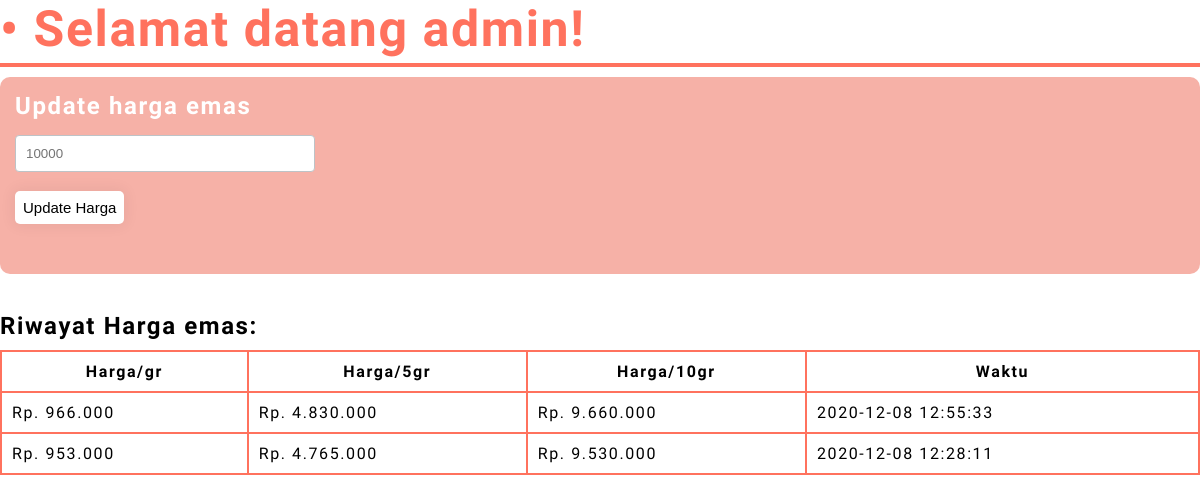
The app's page /page/beranda-admin.php, older data.
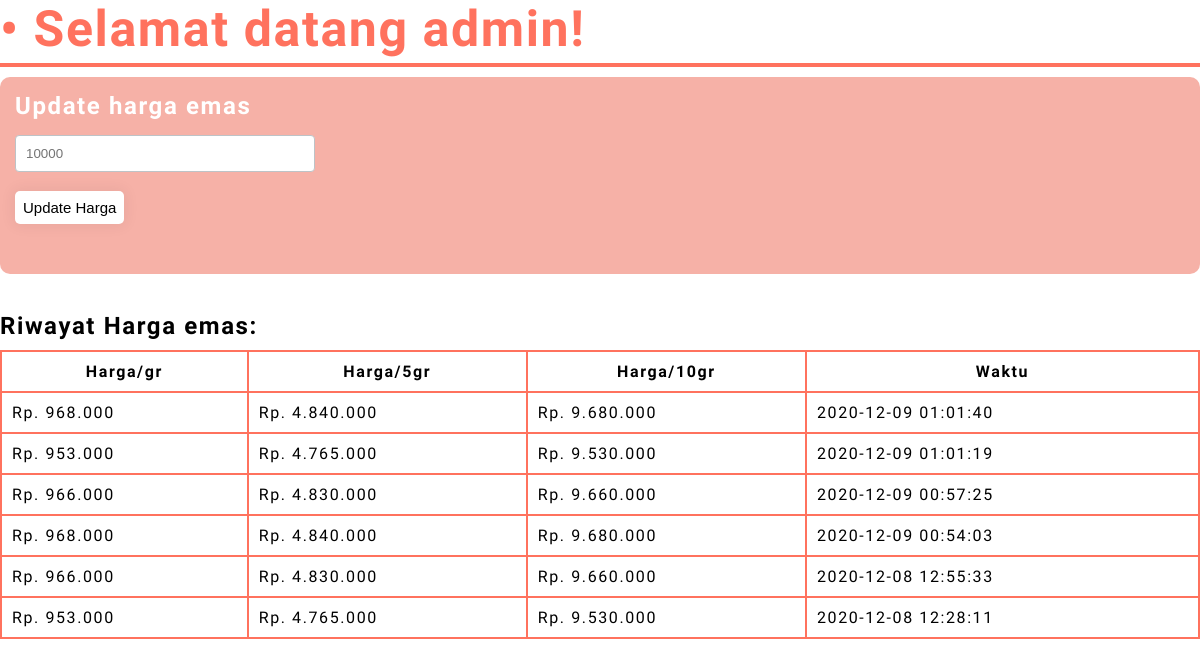
The same page, newer data.
### tables this page shows
CREATE TABLE `riwayat_harga` (
  `id` int(11) NOT NULL,
  `harga` int(255) NOT NULL,
  `waktu` timestamp NOT NULL DEFAULT CURRENT_TIMESTAMP ON UPDATE CURRENT_TIMESTAMP
);

### page/beranda-admin.php (the view, shortened to what this page needs)
<?php
include '../lib/koneksi.php';
?>
<link href="../css/page.css" rel="stylesheet"/>
<h1 class="page-title">• Selamat datang admin!</h1>
<div class="widget">
<h2>Update harga emas</h2>
<form action="" method="POST">
<input type="number" id="emas" name="harga-emas" min="10000" class="input-text" placeholder="10000"/><br/><br/>
<input type="submit" id="emas" value="Update Harga" name="update" min="10000" class="btn" style="background:white;color:black;" placeholder="10000"/><br/><br/>
</form>
</div><br/>
<h2>Riwayat Harga emas:</h2>
<table>
	<tr>
		<th>Harga/gr</th>
		<th>Harga/5gr</th>
		<th>Harga/10gr</th>
		<th>Waktu</th>
	<?php
	$q = $con->query("SELECT * FROM riwayat_harga order by waktu desc");
	while ($rows = $q->fetch_assoc()){
		echo "<tr>";
		echo "<td>Rp. ".number_format($rows['harga'], 0, '.', '.')."</td>";
		echo "<td>Rp. ".number_format($rows['harga']*5, 0, '.', '.')."</td>";
		echo "<td>Rp. ".number_format($rows['harga']*10, 0, '.', '.')."</td>";
		echo "<td>".$rows['waktu']."</td>";
		echo "</tr>";
	}
	?>
</table>

Row changes from the older to the newer data that the page shows:
added riwayat_harga: harga "968.000", $rows['harga']*5 "4.840.000", $rows['harga']*10 "9.680.000", waktu "2020-12-09 01:01:40"
added riwayat_harga: harga "953.000", $rows['harga']*5 "4.765.000", $rows['harga']*10 "9.530.000", waktu "2020-12-09 01:01:19"
added riwayat_harga: harga "966.000", $rows['harga']*5 "4.830.000", $rows['harga']*10 "9.660.000", waktu "2020-12-09 00:57:25"
added riwayat_harga: harga "968.000", $rows['harga']*5 "4.840.000", $rows['harga']*10 "9.680.000", waktu "2020-12-09 00:54:03"
